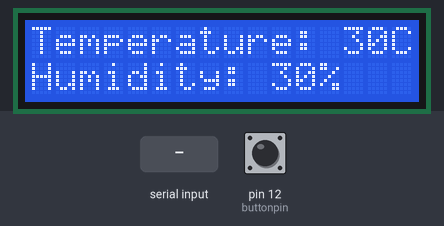
Recording of a sketch running on a simulated Arduino Uno, built with avr-gcc and run on an emulated ATmega328P. Parts: 16×2 character LCD. The test bench sets the inputs (shaded band); at power-on: pin 12 (buttonpin) HIGH. What the sketch prints to the serial monitor is not drawn.

Above: at 1.2 s.
1.3 s: "y" received over Serial
At 1.9 s:
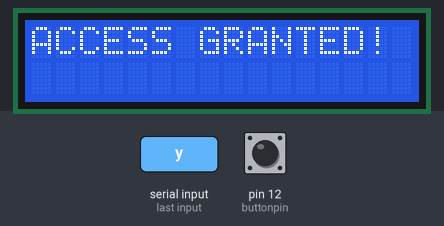
4.3 s: pin 12 (buttonpin) pulled LOW for 3.2 s
At 5.7 s:
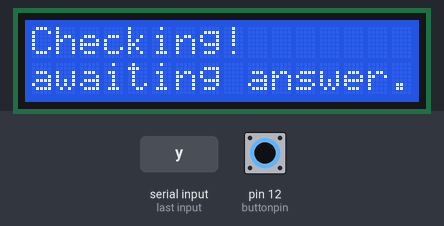
9.0 s: "n" received over Serial
At 10.5 s:
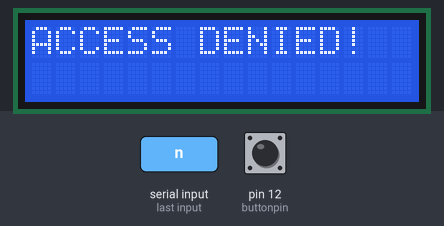
12.0 s: "1" received over Serial
14.8 s: pin 12 (buttonpin) pulled LOW for 0.15 s
At 15.7 s:
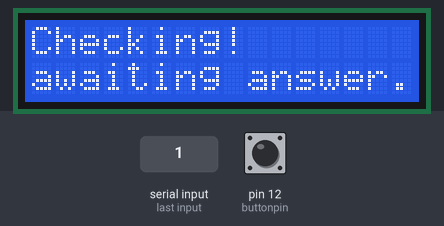
Timing chart, 0 to 17.4 s (numbered marks = the images above; inputs shaded):
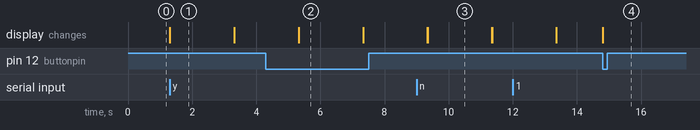

Measured:
- after the input at 1.3 s, the display: changes at once (image 1)
- after the input at 4.3 s, the display: first differs from a run without the input after 1.0 s (image 2)
- after the input at 9.0 s, the display: first differs from a run without the input after 0.34 s (image 3)
- after the input at 14.8 s, the display: changes at once (image 4)
- what the display in image 1 shows lasts 2.0 s, from 1.3 s to 3.3 s

The sketch:

sketch_arduino.ino
```cpp
// arduino      // LCD
// GND             // 1
// +5v             // 2
// RS = 10         // 4
// RW = 9        // 5
// ENABLE = 8     // 6
// d4 = 7          // 11
// d5 = 6          // 12
// d6 = 5          // 13
// d7 = 4          // 14

#include <LiquidCrystal.h>


int buttonpin = 12; //kies de pin voor de BUTTON
int val = 0; //variable voor status buttonpin

String content = "";
char character;

int lcdRS = 10;
int lcdRW = 9;

int lcdEN = 8;

int lcdd4 =7;
int lcdd5 = 6;
int lcdd6 = 5;
int lcdd7 = 4;

boolean pressed = false;

LiquidCrystal lcd(lcdRS,lcdRW,lcdEN,lcdd4,lcdd5,lcdd6,lcdd7);

void setup()
{

  lcd.begin(16,2);

  pinMode(buttonpin, INPUT_PULLUP); //declareren van de buttonpin als input
  lcd.clear();
  lcd.print("Temperature: 30C");
  lcd.setCursor(0,1);
  lcd.print("Humidity: 30%");


  Serial.begin(9600);

  //Sendval(0,0,1,0,0,1,0);
  //Sendval(0,0,1,1,0,0,0);


}

void loop()
{
  val = digitalRead(buttonpin); //value van buttonpin in var steken
  // Serial.print(val);
  if(val == LOW && pressed==false){
    Serial.print("b");
    buttonpressed();
    pressed=true;
  }


  while(Serial.available()) {
      character = Serial.read();
      //content.concat(character);
      //Serial.write(character);
  }


    if (character == 'y')
    {

      lcd.clear();
      lcd.print("ACCESS GRANTED!");
      delay(2000);

      pressed = false;
       lcd.clear();
  lcd.print("Temperature: 30C");
  lcd.setCursor(0,1);
  lcd.print("Humidity: 30%");


    }
      if (character == 'n')
    {

      lcd.clear();
      lcd.print("ACCESS DENIED!");
      delay(2000);

      pressed = false;
       lcd.clear();
  lcd.print("Temperature: 30C");
  lcd.setCursor(0,1);
  lcd.print("Humidity: 30%");
    }


}
void buttonpressed(){

lcd.clear();

lcd.print("Checking!");
lcd.setCursor(0,1);
lcd.print("awaiting answer..");
delay(2000);

}
```
